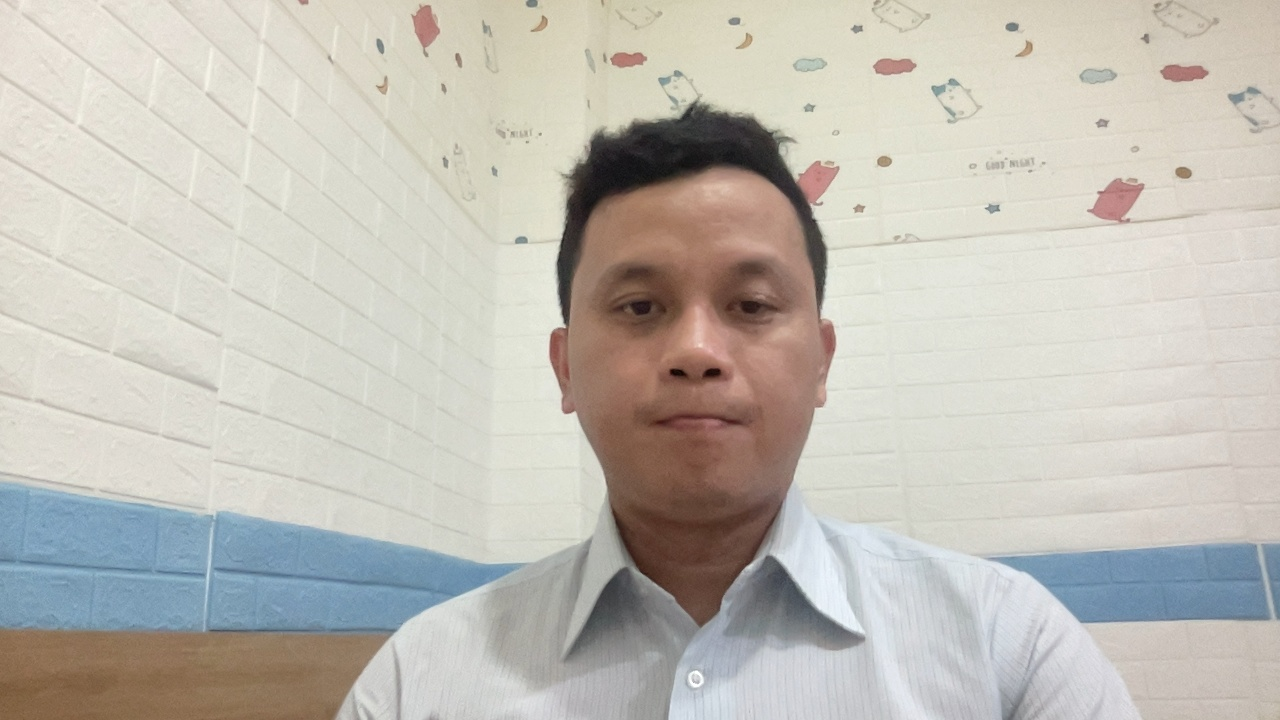
#> input picture Module5_Numpy:Pytorch/231028_CV_FaceDetection/Assignment/vinh.jpg, 1280 x 720 px, found by its file name
$ jupyter execute --allow-errors Computer_Vision_Foundation_4_FD-Solution.ipynb
#> lines starting #> are read from the running program, lines starting #| are printed output that depends on the picture; after the words box and inside, x2 and y2 are one past the last pixel; in counts of white or black regions, pixels touching at a corner belong together
[cell 1]
def close_window_os():
    cv2.destroyAllWindows()
    for i in range (1,5): #trick for closing the display window on macos
        cv2.waitKey(1)

[cell 2]
#Problem 1
import os
import cv2
import pickle
import numpy as np

#Read image from the file
image = cv2.imread("vinh.jpg", 1)
#> image is the input picture: shape (720, 1280, 3); mean B, G, R 182, 190.1, 193.8

facecascade = cv2.CascadeClassifier(cv2.data.haarcascades + 'haarcascade_frontalface_default.xml')

gray = cv2.cvtColor(image, cv2.COLOR_BGR2GRAY)
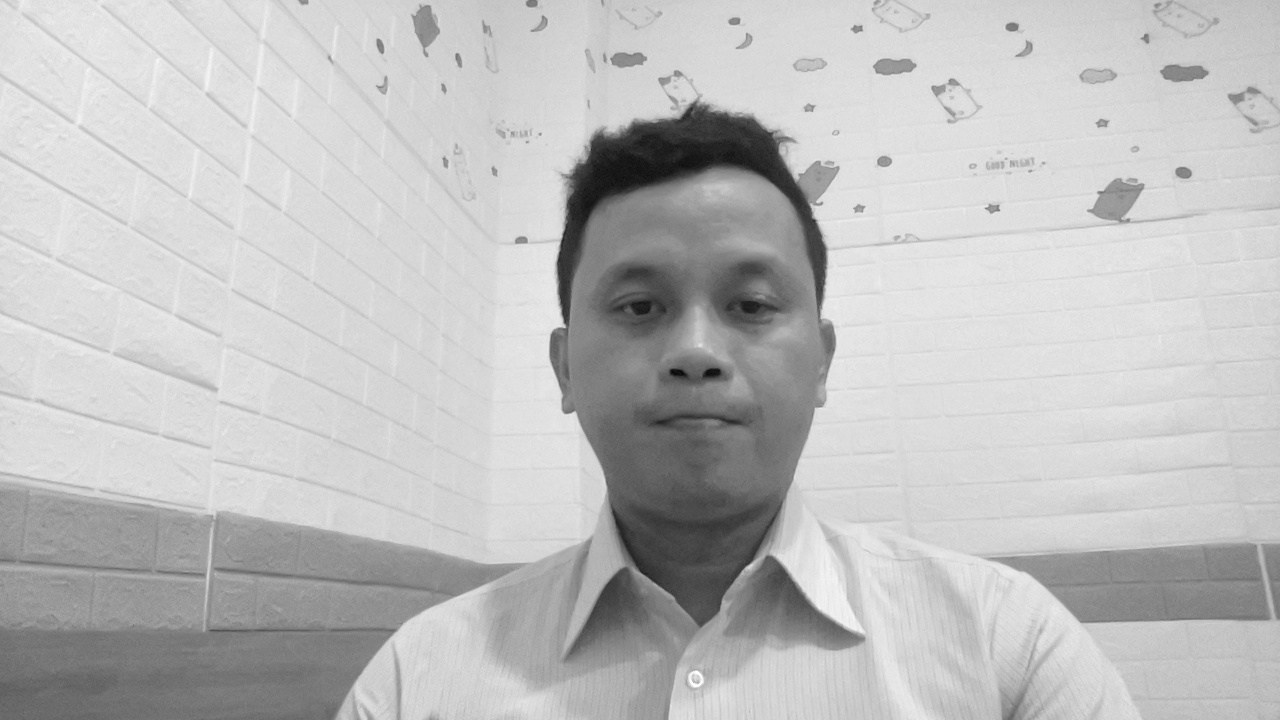
#> gray: shape (720, 1280); min 7, max 255, mean 190.3

face_coordinates = facecascade.detectMultiScale(gray, 1.3, 4)
#> face_coordinates = [[547, 189, 298, 298]]

for (a, b, w, h) in face_coordinates:
    cv2.rectangle(image, (a, b), (a+w, b+h), (255, 0, 0), 2)
#> this loop made 1 pass
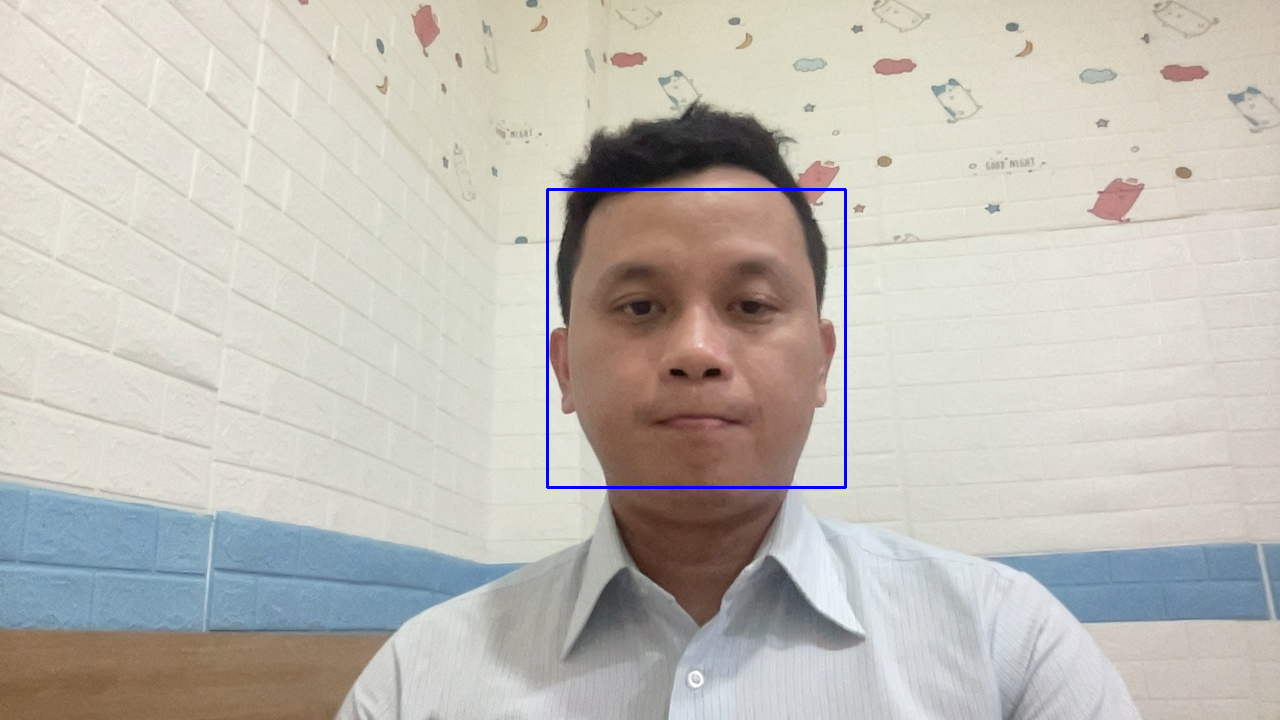
#> image: shape (720, 1280, 3); 0.39% of pixels changed, all inside (x1, y1, x2, y2) = (546, 188, 847, 489)

#Question 1:
print("Face detection's coordinate: ", face_coordinates)
#| Face detection's coordinate:  [[547 189 298 298]]
cv2.imshow('frames', image)
cv2.waitKey(0)
close_window_os()

[cell 3]
import os
import cv2
import pickle
import numpy as np

face_data = []
i = 0

camera = cv2.VideoCapture(0)

facecascade = cv2.CascadeClassifier(cv2.data.haarcascades + 'haarcascade_frontalface_default.xml')

name = input('Enter your name --> ')
#> the answer given: ../231014_CV_LaneDetection/exercise/dataset/cat_image.jpeg
ret = True

# Face recognition using Knn
while(ret):
    ret, frame = camera.read()
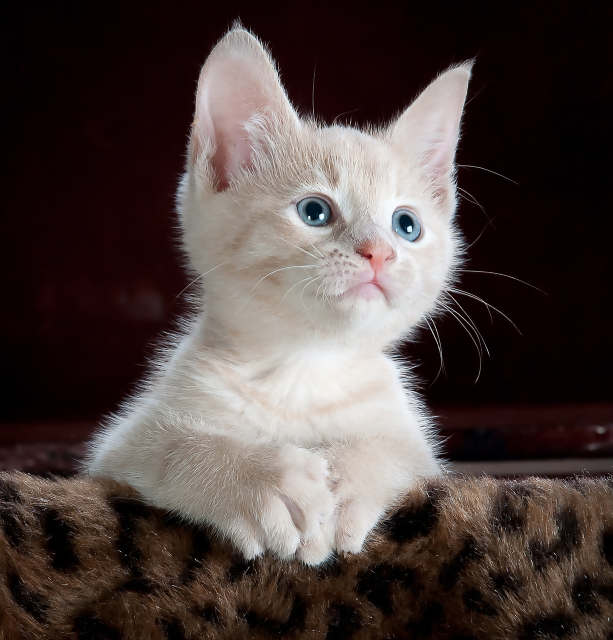
#> input picture Module5_Numpy:Pytorch/231014_CV_LaneDetection/exercise/dataset/cat_image.jpeg, 1225 x 1280 px, given in place of the camera (shown at 1/2 size)
#> frame is the input picture: shape (1280, 1225, 3); mean B, G, R 64.1, 66.6, 78.3
    if ret == True:
        gray = cv2.cvtColor(frame, cv2.COLOR_BGR2GRAY)
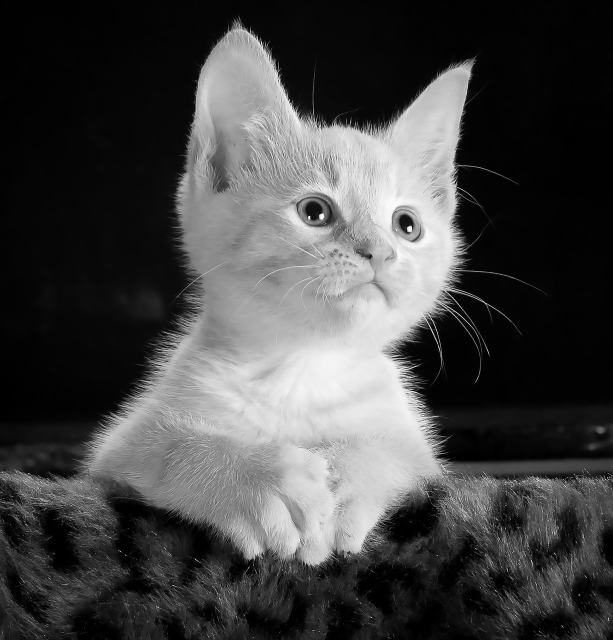
#> gray: shape (1280, 1225) (shown at 1/2 size); min 0, max 255, mean 69.9

        face_coordinates = facecascade.detectMultiScale(gray, 1.3, 4)
#> face_coordinates = ()

        for (a, b, w, h) in face_coordinates:
            faces = frame[b:b+h, a:a+w, :]
            resized_faces = cv2.resize(faces, (50, 50))

            if i % 10 == 0 and len(face_data) < 10:
                face_data.append(resized_faces)
            cv2.rectangle(frame, (a, b), (a+w, b+h), (255, 0, 0), 2)
#> this loop made 0 passes
#> after the loop, face_data = []
        i += 1

        cv2.imshow('frames', frame)

        if cv2.waitKey(1) == 27:
#> (key Esc is pressed here)
            break
    else:
        print('error')
        break


cv2.destroyAllWindows()
camera.release()
close_window_os()


face_data = np.asarray(face_data)
#> face_data = empty array
face_data = face_data.reshape(10, -1)

if 'names.pkl' not in os.listdir('/Users/nguyendinhvinh2004gmail.com/Desktop/New_Data/De Cuong mon học/Machine Learning Course - VinhND/Week 4/QSTC/Computer Vision Foundation/Computer Vision Foundation - Session 4 - FD/theory/dataset/'):
    names = [name]*10
    with open('/Users/nguyendinhvinh2004gmail.com/Desktop/New_Data/De Cuong mon học/Machine Learning Course - VinhND/Week 4/QSTC/Computer Vision Foundation/Computer Vision Foundation - Session 4 - FD/theory/dataset/names.pkl', 'wb') as file:
        pickle.dump(names, file)
else:
    with open('/Users/nguyendinhvinh2004gmail.com/Desktop/New_Data/De Cuong mon học/Machine Learning Course - VinhND/Week 4/QSTC/Computer Vision Foundation/Computer Vision Foundation - Session 4 - FD/theory/dataset/names.pkl', 'rb') as file:
        names = pickle.load(file)

    names = names + [name]*10
    with open('/Users/nguyendinhvinh2004gmail.com/Desktop/New_Data/De Cuong mon học/Machine Learning Course - VinhND/Week 4/QSTC/Computer Vision Foundation/Computer Vision Foundation - Session 4 - FD/theory/dataset/names.pkl', 'wb') as file:
        pickle.dump(names, file)


if 'faces.pkl' not in os.listdir('/Users/nguyendinhvinh2004gmail.com/Desktop/New_Data/De Cuong mon học/Machine Learning Course - VinhND/Week 4/QSTC/Computer Vision Foundation/Computer Vision Foundation - Session 4 - FD/theory/dataset/'):
    with open('/Users/nguyendinhvinh2004gmail.com/Desktop/New_Data/De Cuong mon học/Machine Learning Course - VinhND/Week 4/QSTC/Computer Vision Foundation/Computer Vision Foundation - Session 4 - FD/theory/dataset/faces.pkl', 'wb') as w:
        pickle.dump(face_data, w)
else:
    with open('/Users/nguyendinhvinh2004gmail.com/Desktop/New_Data/De Cuong mon học/Machine Learning Course - VinhND/Week 4/QSTC/Computer Vision Foundation/Computer Vision Foundation - Session 4 - FD/theory/dataset/faces.pkl', 'rb') as w:
        faces = pickle.load(w)

    faces = np.append(faces, face_data, axis=0)
    with open('/Users/nguyendinhvinh2004gmail.com/Desktop/New_Data/De Cuong mon học/Machine Learning Course - VinhND/Week 4/QSTC/Computer Vision Foundation/Computer Vision Foundation - Session 4 - FD/theory/dataset/faces.pkl', 'wb') as w:
        pickle.dump(faces, w)
